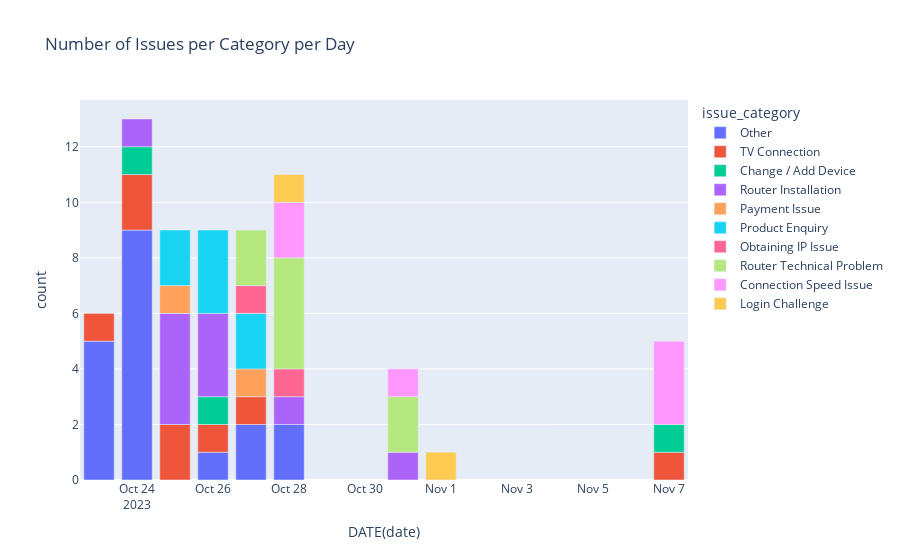

Notebook source saved alongside this figure:
### Markdown cell above
#### Plotly

### Code cell
import plotly.express as px

fig = px.bar(df, x='DATE(date)', y='count', color='issue_category', title='Number of Issues per Category per Day')
fig.show()

### Figure 1 — Plotly figure (JSON) as saved in the notebook; plotly's stock layout.template omitted (floating-point values rounded to 4 significant figures)
{"data": [{"alignmentgroup": "True", "hovertemplate": "issue_category=Other<br>DATE(date)=%{x}<br>count=%{y}<extra></extra>", "legendgroup": "Other", "marker": {"color": "#636efa", "pattern": {"shape": ""}}, "name": "Other", "offsetgroup": "Other", "orientation": "v", "showlegend": true, "textposition": "auto", "type": "bar", "x": ["2023-10-23", "2023-10-24", "2023-10-26", "2023-10-27", "2023-10-28"], "xaxis": "x", "y": [5, 9, 1, 2, 2], "yaxis": "y"}, {"alignmentgroup": "True", "hovertemplate": "issue_category=TV Connection<br>DATE(date)=%{x}<br>count=%{y}<extra></extra>", "legendgroup": "TV Connection", "marker": {"color": "#EF553B", "pattern": {"shape": ""}}, "name": "TV Connection", "offsetgroup": "TV Connection", "orientation": "v", "showlegend": true, "textposition": "auto", "type": "bar", "x": ["2023-10-23", "2023-10-24", "2023-10-25", "2023-10-26", "2023-10-27", "2023-11-07"], "xaxis": "x", "y": [1, 2, 2, 1, 1, 1], "yaxis": "y"}, {"alignmentgroup": "True", "hovertemplate": "issue_category=Change / Add Device<br>DATE(date)=%{x}<br>count=%{y}<extra></extra>", "legendgroup": "Change / Add Device", "marker": {"color": "#00cc96", "pattern": {"shape": ""}}, "name": "Change / Add Device", "offsetgroup": "Change / Add Device", "orientation": "v", "showlegend": true, "textposition": "auto", "type": "bar", "x": ["2023-10-24", "2023-10-26", "2023-11-07"], "xaxis": "x", "y": [1, 1, 1], "yaxis": "y"}, {"alignmentgroup": "True", "hovertemplate": "issue_category=Router Installation<br>DATE(date)=%{x}<br>count=%{y}<extra></extra>", "legendgroup": "Router Installation", "marker": {"color": "#ab63fa", "pattern": {"shape": ""}}, "name": "Router Installation", "offsetgroup": "Router Installation", "orientation": "v", "showlegend": true, "textposition": "auto", "type": "bar", "x": ["2023-10-24", "2023-10-25", "2023-10-26", "2023-10-28", "2023-10-31"], "xaxis": "x", "y": [1, 4, 3, 1, 1], "yaxis": "y"}, {"alignmentgroup": "True", "hovertemplate": "issue_category=Payment Issue<br>DATE(date)=%{x}<br>count=%{y}<extra></extra>", "legendgroup": "Payment Issue", "marker": {"color": "#FFA15A", "pattern": {"shape": ""}}, "name": "Payment Issue", "offsetgroup": "Payment Issue", "orientation": "v", "showlegend": true, "textposition": "auto", "type": "bar", "x": ["2023-10-25", "2023-10-27"], "xaxis": "x", "y": [1, 1], "yaxis": "y"}, {"alignmentgroup": "True", "hovertemplate": "issue_category=Product Enquiry<br>DATE(date)=%{x}<br>count=%{y}<extra></extra>", "legendgroup": "Product Enquiry", "marker": {"color": "#19d3f3", "pattern": {"shape": ""}}, "name": "Product Enquiry", "offsetgroup": "Product Enquiry", "orientation": "v", "showlegend": true, "textposition": "auto", "type": "bar", "x": ["2023-10-25", "2023-10-26", "2023-10-27"], "xaxis": "x", "y": [2, 3, 2], "yaxis": "y"}, {"alignmentgroup": "True", "hovertemplate": "issue_category=Obtaining IP Issue<br>DATE(date)=%{x}<br>count=%{y}<extra></extra>", "legendgroup": "Obtaining IP Issue", "marker": {"color": "#FF6692", "pattern": {"shape": ""}}, "name": "Obtaining IP Issue", "offsetgroup": "Obtaining IP Issue", "orientation": "v", "showlegend": true, "textposition": "auto", "type": "bar", "x": ["2023-10-27", "2023-10-28"], "xaxis": "x", "y": [1, 1], "yaxis": "y"}, {"alignmentgroup": "True", "hovertemplate": "issue_category=Router Technical Problem<br>DATE(date)=%{x}<br>count=%{y}<extra></extra>", "legendgroup": "Router Technical Problem", "marker": {"color": "#B6E880", "pattern": {"shape": ""}}, "name": "Router Technical Problem", "offsetgroup": "Router Technical Problem", "orientation": "v", "showlegend": true, "textposition": "auto", "type": "bar", "x": ["2023-10-27", "2023-10-28", "2023-10-31"], "xaxis": "x", "y": [2, 4, 2], "yaxis": "y"}, {"alignmentgroup": "True", "hovertemplate": "issue_category=Connection Speed Issue<br>DATE(date)=%{x}<br>count=%{y}<extra></extra>", "legendgroup": "Connection Speed Issue", "marker": {"color": "#FF97FF", "pattern": {"shape": ""}}, "name": "Connection Speed Issue", "offsetgroup": "Connection Speed Issue", "orientation": "v", "showlegend": true, "textposition": "auto", "type": "bar", "x": ["2023-10-28", "2023-10-31", "2023-11-07"], "xaxis": "x", "y": [2, 1, 3], "yaxis": "y"}, {"alignmentgroup": "True", "hovertemplate": "issue_category=Login Challenge<br>DATE(date)=%{x}<br>count=%{y}<extra></extra>", "legendgroup": "Login Challenge", "marker": {"color": "#FECB52", "pattern": {"shape": ""}}, "name": "Login Challenge", "offsetgroup": "Login Challenge", "orientation": "v", "showlegend": true, "textposition": "auto", "type": "bar", "x": ["2023-10-28", "2023-11-01"], "xaxis": "x", "y": [1, 1], "yaxis": "y"}], "layout": {"barmode": "relative", "legend": {"title": {"text": "issue_category"}, "tracegroupgap": 0}, "title": {"text": "Number of Issues per Category per Day"}, "xaxis": {"anchor": "y", "domain": [0, 1], "title": {"text": "DATE(date)"}}, "yaxis": {"anchor": "x", "domain": [0, 1], "title": {"text": "count"}}}}
